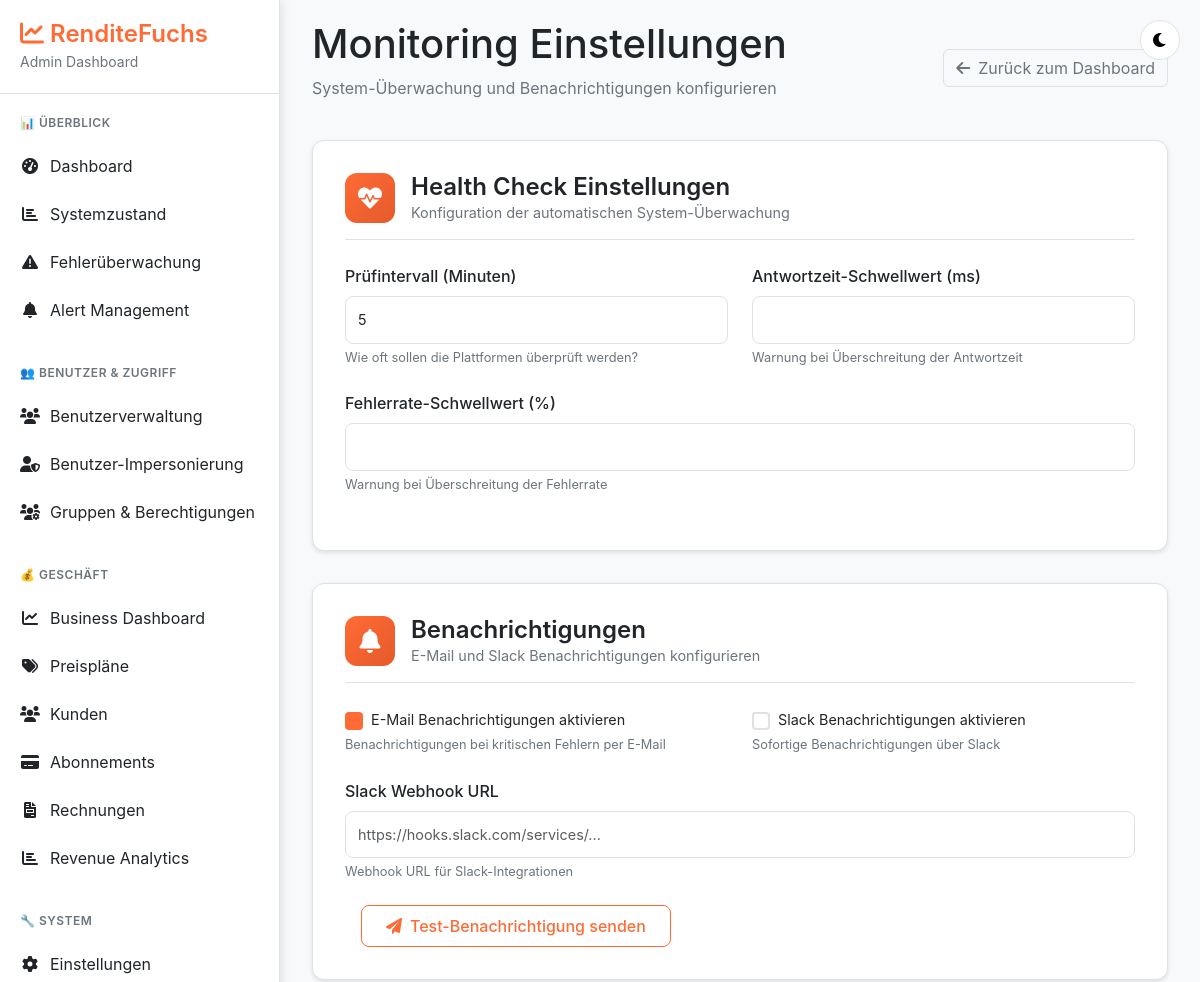
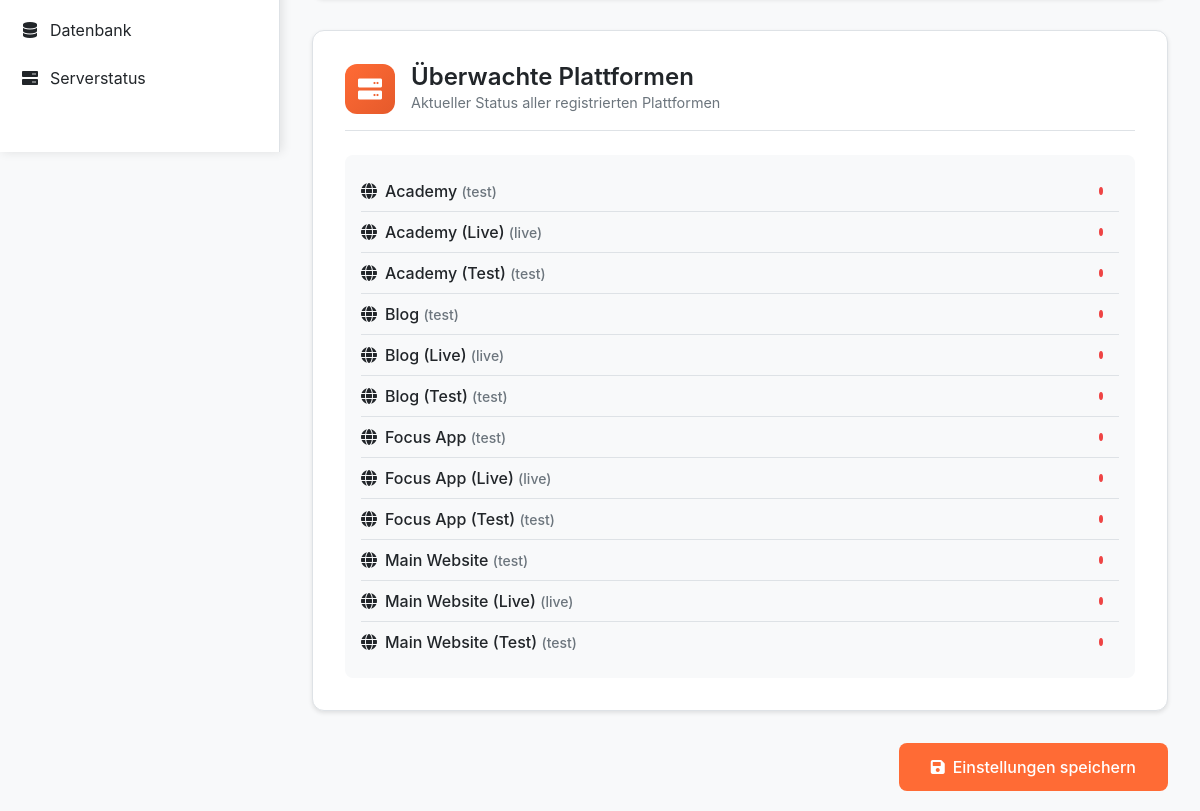
Page /monitoring/settings/ on the committed database (2 pictures, top to bottom).
### monitoring/models.py (models this page shows, shortened)
class MonitoringSettings(models.Model):
    health_check_interval = models.IntegerField(default=5)
    response_time_threshold = models.FloatField(default=5000.0)  # milliseconds
    error_rate_threshold = models.FloatField(default=5.0)  # percentage
    cpu_usage_threshold = models.FloatField(default=80.0)  # percentage
    memory_usage_threshold = models.FloatField(default=80.0)  # percentage
    disk_usage_threshold = models.FloatField(default=90.0)  # percentage
    email_notifications = models.BooleanField(default=True)
    slack_notifications = models.BooleanField(default=False)
    slack_webhook_url = models.URLField(blank=True)
    notification_emails = models.JSONField(default=list, blank=True)
    health_data_retention = models.IntegerField(default=30)
    error_data_retention = models.IntegerField(default=90)
    performance_data_retention = models.IntegerField(default=30)
    updated_at = models.DateTimeField(auto_now=True)
    class Meta:
        verbose_name = "Überwachungseinstellungen"
        verbose_name_plural = "Überwachungseinstellungen"
    @classmethod
    def get_settings(cls):
        settings, created = cls.objects.get_or_create(pk=1)
        return settings

class Platform(models.Model):
    ENVIRONMENT_CHOICES = [
        ('test', 'Test'),
        ('live', 'Live'),
    ]
    COLOR_CHOICES = [
        ('success', 'Grün (Live)'),
        ('warning', 'Orange (Test)'),
        ('secondary', 'Grau (Inaktiv)'),
    ]
    name = models.CharField(max_length=100, unique=True)
    slug = models.SlugField(max_length=100, unique=True)
    url = models.URLField()
    health_endpoint = models.CharField(max_length=200, default='/health/')
    environment = models.CharField(max_length=10, choices=ENVIRONMENT_CHOICES, default='test')
    color = models.CharField(max_length=15, choices=COLOR_CHOICES, default='info')
    is_active = models.BooleanField(default=True)
    description = models.TextField(blank=True)
    created_at = models.DateTimeField(auto_now_add=True)
    class Meta:
        ordering = ['name']
        verbose_name = "Plattform"
        verbose_name_plural = "Plattformen"

class SystemHealth(models.Model):
    STATUS_CHOICES = [
        ('online', 'Online'),
        ('offline', 'Offline'),
        ('warning', 'Warnung'),
        ('error', 'Fehler'),
    ]
    platform = models.ForeignKey(Platform, on_delete=models.CASCADE, related_name='health_checks')
    status = models.CharField(max_length=20, choices=STATUS_CHOICES)
    response_time = models.FloatField(null=True, blank=True)  # in milliseconds
    status_code = models.IntegerField(null=True, blank=True)
    error_message = models.TextField(blank=True)
    checked_at = models.DateTimeField(auto_now_add=True)
    cpu_usage = models.FloatField(null=True, blank=True)
    memory_usage = models.FloatField(null=True, blank=True)
    disk_usage = models.FloatField(null=True, blank=True)
    database_status = models.CharField(max_length=20, null=True, blank=True)
    class Meta:
        ordering = ['-checked_at']
        verbose_name = "Systemzustand"
        verbose_name_plural = "Systemzustände"
        indexes = [
            models.Index(fields=['platform', '-checked_at']),
            models.Index(fields=['status', '-checked_at']),
        ]

### monitoring/views.py (the view, shortened to what this page needs)
# urls.py: path('settings/', views.settings_view, name='settings'),
def settings_view(request):
    settings_obj = MonitoringSettings.get_settings()
    context = {
        'settings': settings_obj,
        'platforms': Platform.objects.filter(is_active=True)
    }
    return render(request, 'monitoring/settings.html', context)

### templates/monitoring/settings.html (shortened to what this page needs)
{% extends 'base/admin_base.html' %}
{% block content %}
<div class="container-fluid">
    <div class="d-flex justify-content-between align-items-center mb-4">
        <div>
            <h1>Monitoring Einstellungen</h1>
            <p class="text-muted">System-Überwachung und Benachrichtigungen konfigurieren</p>
        </div>
        <a href="{% url 'monitoring:dashboard' %}" class="btn btn-outline-secondary">
            <i class="fas fa-arrow-left me-2"></i>Zurück zum Dashboard
        </a>
    </div>
    <form id="settingsForm" method="post">
        <div class="settings-card">
            <div class="settings-header">
                <div class="settings-icon">
                    <i class="fas fa-heartbeat"></i>
                </div>
                <div>
                    <h3 class="settings-title">Health Check Einstellungen</h3>
                    <p class="settings-subtitle">Konfiguration der automatischen System-Überwachung</p>
                </div>
            </div>
            <div class="row">
                <div class="col-md-6">
                    <div class="form-group">
                        <label class="form-label" for="health_check_interval">Prüfintervall (Minuten)</label>
                        <input type="number" class="form-control" id="health_check_interval"
                               name="health_check_interval" value="{{ settings.health_check_interval }}"
                               min="1" max="60">
                        <div class="form-help">Wie oft sollen die Plattformen überprüft werden?</div>
                    </div>
                </div>
                <div class="col-md-6">
                    <div class="form-group">
                        <label class="form-label" for="response_time_threshold">Antwortzeit-Schwellwert (ms)</label>
                        <input type="number" class="form-control" id="response_time_threshold"
                               name="response_time_threshold" value="{{ settings.response_time_threshold }}"
                               min="100" step="100">
                        <div class="form-help">Warnung bei Überschreitung der Antwortzeit</div>
                    </div>
                </div>
            </div>
            <div class="form-group">
                <label class="form-label" for="error_rate_threshold">Fehlerrate-Schwellwert (%)</label>
                <input type="number" class="form-control" id="error_rate_threshold"
                       name="error_rate_threshold" value="{{ settings.error_rate_threshold }}"
                       min="0" max="100" step="0.1">
                <div class="form-help">Warnung bei Überschreitung der Fehlerrate</div>
            </div>
        </div>
        <div class="settings-card">
            <div class="settings-header">
                <div class="settings-icon">
                    <i class="fas fa-bell"></i>
                </div>
                <div>
                    <h3 class="settings-title">Benachrichtigungen</h3>
                    <p class="settings-subtitle">E-Mail und Slack Benachrichtigungen konfigurieren</p>
                </div>
            </div>
            <div class="row">
                <div class="col-md-6">
                    <div class="form-group">
                        <div class="form-check">
                            <input type="checkbox" class="form-check-input" id="email_notifications"
                                   name="email_notifications" {% if settings.email_notifications %}checked{% endif %}>
                            <label class="form-check-label" for="email_notifications">
                                E-Mail Benachrichtigungen aktivieren
                            </label>
                        </div>
                        <div class="form-help">Benachrichtigungen bei kritischen Fehlern per E-Mail</div>
                    </div>
                </div>
                <div class="col-md-6">
                    <div class="form-group">
                        <div class="form-check">
                            <input type="checkbox" class="form-check-input" id="slack_notifications"
                                   name="slack_notifications" {% if settings.slack_notifications %}checked{% endif %}>
                            <label class="form-check-label" for="slack_notifications">
                                Slack Benachrichtigungen aktivieren
                            </label>
                        </div>
                        <div class="form-help">Sofortige Benachrichtigungen über Slack</div>
                    </div>
                </div>
            </div>
            <div class="form-group">
                <label class="form-label" for="slack_webhook_url">Slack Webhook URL</label>
                <input type="url" class="form-control" id="slack_webhook_url"
                       name="slack_webhook_url" value="{{ settings.slack_webhook_url }}"
                       placeholder="https://hooks.slack.com/services/...">
                <div class="form-help">Webhook URL für Slack-Integrationen</div>
            </div>
            <div class="d-flex align-items-center">
                <button type="button" class="btn-test" onclick="testNotifications()">
                    <i class="fas fa-paper-plane me-2"></i>Test-Benachrichtigung senden
                </button>
            </div>
        </div>
        <div class="settings-card">
            <div class="settings-header">
                <div class="settings-icon">
                    <i class="fas fa-server"></i>
                </div>
                <div>
                    <h3 class="settings-title">Überwachte Plattformen</h3>
                    <p class="settings-subtitle">Aktueller Status aller registrierten Plattformen</p>
                </div>
            </div>
            <div class="platform-list">
                {% for platform in platforms %}
                <div class="platform-item">
                    <div class="platform-name">
                        <i class="fas fa-globe me-2"></i>{{ platform.name }}
                        <small class="text-muted">({{ platform.environment }})</small>
                    </div>
                    <div class="platform-status">
                        <span class="status-dot status-{% if platform.health_checks.first %}{% if platform.health_checks.first.status == 'healthy' %}online{% elif platform.health_checks.first.status == 'degraded' %}warning{% else %}offline{% endif %}{% else %}offline{% endif %}"></span>
                    </div>
                </div>
                {% empty %}
                <div class="text-center py-3">
                    <i class="fas fa-server fa-2x text-muted mb-2"></i>
                    <p class="text-muted">Keine Plattformen konfiguriert</p>
                </div>
                {% endfor %}
            </div>
        </div>
        <div class="d-flex justify-content-end">
            <button type="submit" class="btn-save">
                <i class="fas fa-save me-2"></i>Einstellungen speichern
            </button>
        </div>
    </form>
</div>
{% endblock %}

### templates/base/admin_base.html (style rules this page uses)
:root { --rf-primary: #FF6B35; --rf-primary-hover: #E55A2B; --rf-secondary: #2C3E50; --rf-success: #28A745; --rf-warning: #FFC107; --rf-danger: #DC3545; --rf-info: #17A2B8; --rf-bg-primary: #FFFFFF; --rf-bg-secondary: #F8F9FA; --rf-bg-sidebar: #FFFFFF; --rf-text-primary: #212529; --rf-text-secondary: #6C757D; --rf-border: #DEE2E6; --rf-shadow: rgba(0, 0, 0, 0.1); }
body { background-color: var(--rf-bg-secondary); color: var(--rf-text-primary); font-family: -apple-system, BlinkMacSystemFont, 'Segoe UI', 'Roboto', sans-serif; transition: all 0.3s ease; }
.status-offline { color: var(--rf-danger); }
.platform-status { display: inline-block; width: 12px; height: 12px; border-radius: 50%; margin-right: 8px; }
.btn-outline-secondary { color: var(--rf-text-secondary); border-color: var(--rf-border); }
.text-muted { color: var(--rf-text-secondary) !important; }

### templates/monitoring/settings.html (style rules this page uses)
.settings-card { background: var(--rf-bg-primary); border: 1px solid var(--rf-border); border-radius: 12px; padding: 2rem; margin-bottom: 2rem; box-shadow: 0 2px 4px var(--rf-shadow); }
.settings-header { display: flex; align-items: center; margin-bottom: 1.5rem; padding-bottom: 1rem; border-bottom: 1px solid var(--rf-border); }
.settings-icon { width: 50px; height: 50px; background: linear-gradient(135deg, var(--rf-primary), var(--rf-primary-hover)); border-radius: 12px; display: flex; align-items: center; justify-content: center; color: white; font-size: 1.5rem; margin-right: 1rem; }
.settings-title { font-size: 1.5rem; font-weight: 600; color: var(--rf-text-primary); margin: 0; }
.settings-subtitle { color: var(--rf-text-secondary); font-size: 0.9rem; margin: 0; }
.form-group { margin-bottom: 1.5rem; }
.form-label { display: block; font-weight: 500; color: var(--rf-text-primary); margin-bottom: 0.5rem; }
.form-control { width: 100%; padding: 0.75rem; border: 1px solid var(--rf-border); border-radius: 8px; background: var(--rf-bg-primary); color: var(--rf-text-primary); font-size: 0.9rem; transition: border-color 0.2s ease; }
.form-check { display: flex; align-items: center; gap: 0.5rem; }
.form-check-input { width: 18px; height: 18px; border: 2px solid var(--rf-border); border-radius: 4px; background: var(--rf-bg-primary); cursor: pointer; }
.form-check-input:checked { background: var(--rf-primary); border-color: var(--rf-primary); }
.form-check-label { color: var(--rf-text-primary); cursor: pointer; font-size: 0.9rem; }
.form-help { font-size: 0.8rem; color: var(--rf-text-secondary); margin-top: 0.25rem; }
.btn-save { background: var(--rf-primary); color: white; border: none; padding: 0.75rem 2rem; border-radius: 8px; font-weight: 500; cursor: pointer; transition: background-color 0.2s ease; }
.btn-test { background: transparent; color: var(--rf-primary); border: 1px solid var(--rf-primary); padding: 0.5rem 1.5rem; border-radius: 8px; font-weight: 500; cursor: pointer; transition: all 0.2s ease; margin-left: 1rem; }
.platform-list { background: var(--rf-bg-secondary); border-radius: 8px; padding: 1rem; margin-top: 1rem; }
.platform-item { display: flex; justify-content: space-between; align-items: center; padding: 0.5rem 0; border-bottom: 1px solid var(--rf-border); }
.platform-item:last-child { border-bottom: none; }
.platform-name { font-weight: 500; color: var(--rf-text-primary); }
.platform-status { display: flex; align-items: center; gap: 0.5rem; }
.status-dot { width: 8px; height: 8px; border-radius: 50%; }
.status-offline { background: #ef4444; }

### rows in the picture
MonitoringSettings: health_check_interval "5", email_notifications "☑"
Platform: name "Academy", environment "test"
Platform: name "Academy (Live)", environment "live"
Platform: name "Academy (Test)", environment "test"
Platform: name "Blog", environment "test"
Platform: name "Blog (Live)", environment "live"
Platform: name "Blog (Test)", environment "test"
Platform: name "Focus App", environment "test"
Platform: name "Focus App (Live)", environment "live"
Platform: name "Focus App (Test)", environment "test"
Platform: name "Main Website", environment "test"
Platform: name "Main Website (Live)", environment "live"
Platform: name "Main Website (Test)", environment "test"
